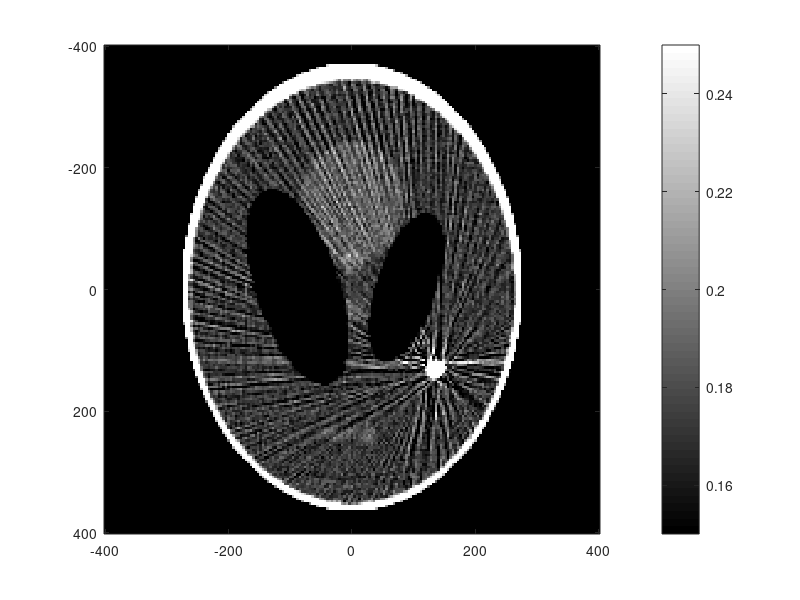

Source code (MATLAB): (Note: this script raises an error after producing the figure.)
clear;

addpath(genpath('E:\Dropbox\5664_Biomedical_Signal_Processing\Project')) % win

%addpath(genpath('/Users/sg/Dropbox/5664_Biomedical_Signal_Processing/')) % mac

%%
load('MAR_data.mat')
load('mu.mat');
% s: scan geometry
% f: fanogram measurements
% g: re-binned sinogram representation of f

% straight back-projection
mu_BP = iradon(g,s.phi,'linear','none',1,size(s.x,1));

% filtered back-projection
mu_FBP = iradon(g,s.phi,'linear','Ram-Lak',1,size(s.x,1));

% display the result
imagesc(s.x(1,:), s.y(:,1), mu_FBP);
colormap gray;
colorbar;
caxis([0.150 0.250]);
set(gca,'ydir','default');
xlabel('X (mm)')
ylabel('Y (mm)')

%% GOH

metal = mu_FBP > 0.25;

seg = mu_FBP - metal;
imagesc(seg);

colormap gray;
colorbar;
caxis([0.150 0.250]);
set(gca,'ydir','default');
xlabel('X (mm)')
ylabel('Y (mm)')


%% Non local means
i = 0;
for h=1:2:10
    i=i+1;
    mu_FBP_nlm{i} = NLmeansfilter(mu_FBP,h,3,1);
end

% imagesc(mu_FBP_nlm);
figure('position', [0, 0, 1500, 250]);
for j = 1:i
    subplot(1,i,j); imagesc(mu_FBP_nlm{j});
    colormap gray;
    caxis([0.150 0.250]);
    set(gca,'ydir','default');
    xlabel('X (mm)')
    ylabel('Y (mm)')
end